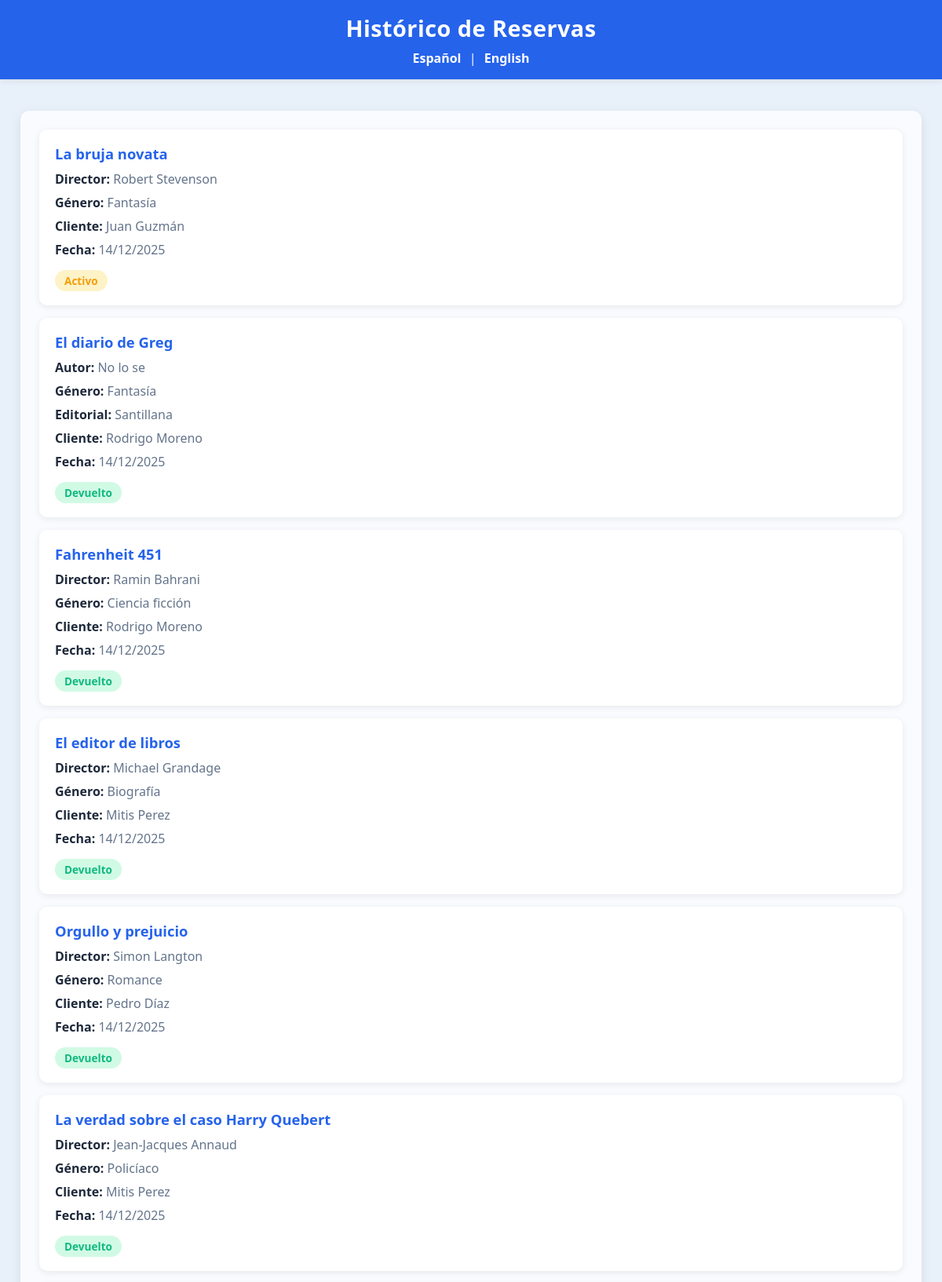
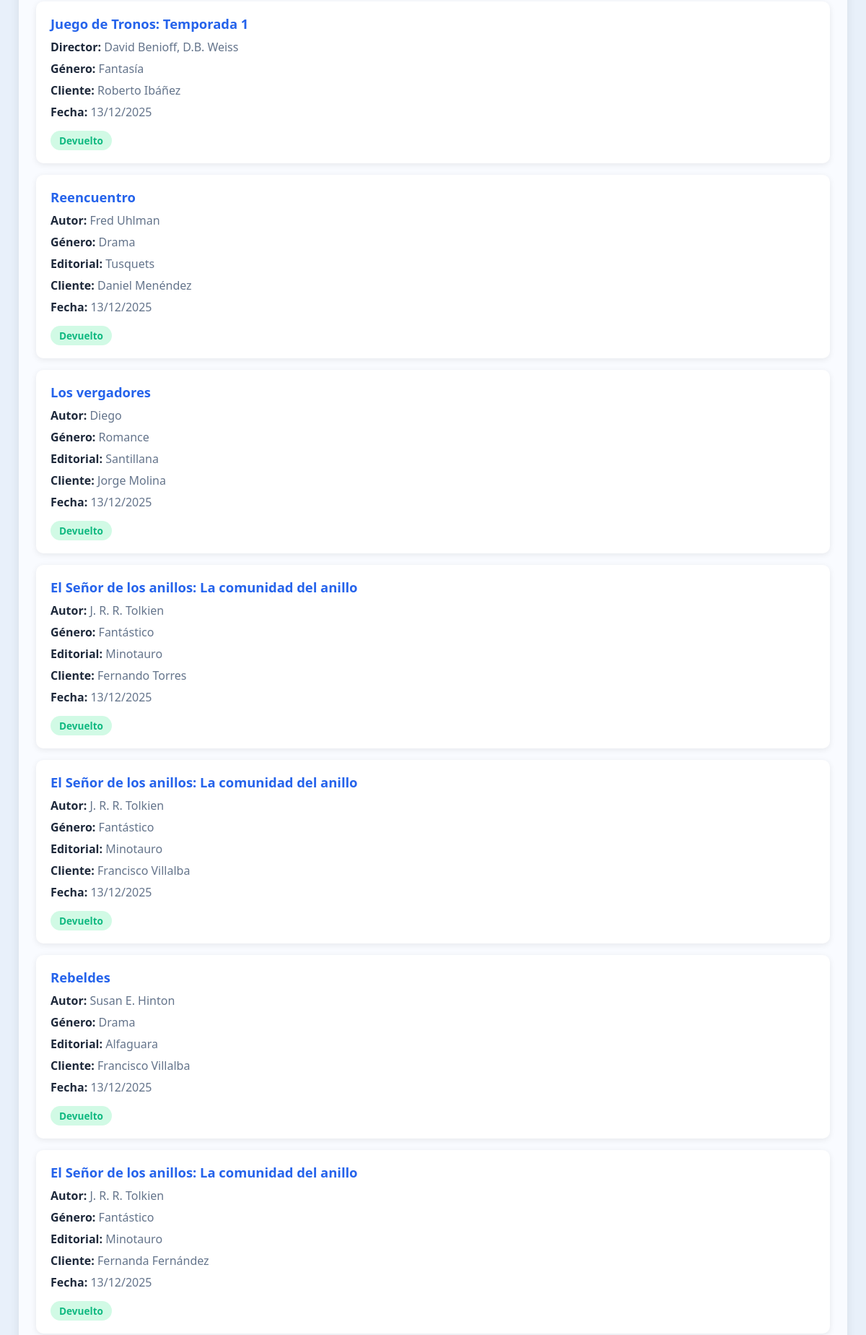
/peliculas_final/historial_reservas.php (signed in, upper part), run on the app's committed database (2 pictures, top to bottom).
### tables this page shows
CREATE TABLE `reserva` (
  `ID` int(11) NOT NULL,
  `ID_LIBRO` int(11) DEFAULT NULL,
  `ID_PELICULA` int(11) DEFAULT NULL,
  `CLIENTE_ID` int(11) NOT NULL,
  `FECHA_RESERVA` date NOT NULL,
  `DEVUELTO` tinyint(1) DEFAULT 0
);

CREATE TABLE `peliculas` (
  `ID` int(11) NOT NULL,
  `Titulo` varchar(255) NOT NULL,
  `AÑO_ESTRENO` date NOT NULL,
  `DIRECTOR` varchar(255) NOT NULL,
  `ACTORES` varchar(255) NOT NULL,
  `GENERO` varchar(255) NOT NULL,
  `TIPO_ADAPTACION` varchar(255) NOT NULL,
  `ADAPTACION_ID` int(11) DEFAULT NULL,
  `DISPONIBLE` tinyint(1) DEFAULT 1
);

CREATE TABLE `clientes` (
  `ID` int(11) NOT NULL,
  `NOMBRE` varchar(255) NOT NULL,
  `APELLIDOS` varchar(255) NOT NULL,
  `FECHA_NACIMIENTO` date NOT NULL,
  `LOCALIDAD` varchar(255) NOT NULL
);

CREATE TABLE `libros` (
  `ID` int(11) NOT NULL,
  `TITULO` varchar(255) NOT NULL,
  `AUTOR_ID` int(11) NOT NULL,
  `GENERO` varchar(255) NOT NULL,
  `EDITORIAL` varchar(255) NOT NULL,
  `PAGINAS` int(11) NOT NULL,
  `AÑO` date NOT NULL,
  `PRECIO` double NOT NULL,
  `DISPONIBLE` tinyint(1) DEFAULT 1
);

CREATE TABLE `autores` (
  `ID` int(11) NOT NULL,
  `NOMBRE` varchar(255) NOT NULL,
  `FECHA_NACIMIENTO` date DEFAULT NULL,
  `LUGAR` varchar(255) NOT NULL,
  `FECHA_DEFUNCION` date DEFAULT NULL
);

### peliculas_final/traits.php (called while the page is built, shortened)
<?php
    trait FormatoFecha {
    public function formatearFecha($fecha) {
        return date('d/m/Y', strtotime($fecha));
  }
}
?>

### peliculas_final/historial_reservas.php (the view, shortened to what this page needs)
<?php
include "conexion_db.php";
include "internacionalizacion.php";
include "traits.php";
$reservas = [];
$consulta = "SELECT r.ID, r.FECHA_RESERVA, r.DEVUELTO,
                    c.NOMBRE, c.APELLIDOS,
                    p.Titulo as TITULO_PELICULA, p.DIRECTOR, p.GENERO as GENERO_PELICULA,
                    l.TITULO as TITULO_LIBRO, l.GENERO as GENERO_LIBRO, l.EDITORIAL,
                    a.NOMBRE as AUTOR_NOMBRE
             FROM reserva r
             JOIN clientes c ON r.CLIENTE_ID = c.ID
             LEFT JOIN peliculas p ON r.ID_PELICULA = p.ID
             LEFT JOIN Libros l ON r.ID_LIBRO = l.ID
             LEFT JOIN autores a ON l.AUTOR_ID = a.ID
             ORDER BY r.FECHA_RESERVA DESC";
$resultado = $conexion->query($consulta);
if ($resultado && $resultado->num_rows > 0) {
    while ($row = $resultado->fetch_assoc()) {
        $reservas[] = $row;
    }
}
$help = new HistorialReservas();
?>
<!DOCTYPE html>
<html lang="es">
<head>
</head>
<body>
<header>
    <h1><?php echo $traducciones["historicoReservas"]; ?></h1>
    <div class="lang-selector">
        <a href="?lang=es">Español</a> |
        <a href="?lang=en">English</a>
    </div>
</header>
<div class="container">
    <?php if (count($reservas) > 0): ?>
        <?php foreach ($reservas as $reserva): ?>
            <div class="reserva-item">
                <?php
                $es_pelicula = !empty($reserva['TITULO_PELICULA']);
                $titulo = $es_pelicula ? $reserva['TITULO_PELICULA'] : $reserva['TITULO_LIBRO'];
                ?>
                <h3>
                    <?php echo htmlspecialchars($titulo); ?>
                </h3>
                <?php if ($es_pelicula): ?>
                    <p><strong><?php echo $traducciones["director"]?>:</strong> <?php echo htmlspecialchars($reserva['DIRECTOR']); ?></p>
                    <p><strong><?php echo $traducciones["genero"]?>:</strong> <?php echo htmlspecialchars($reserva['GENERO_PELICULA']); ?></p>
                <?php else: ?>
                    <p><strong><?php echo $traducciones["autor"]?>:</strong> <?php echo htmlspecialchars($reserva['AUTOR_NOMBRE'] ?? 'Desconocido'); ?></p>
                    <p><strong><?php echo $traducciones["genero"]?>:</strong> <?php echo htmlspecialchars($reserva['GENERO_LIBRO']); ?></p>
                    <p><strong><?php echo $traducciones["editorial"]?>:</strong> <?php echo htmlspecialchars($reserva['EDITORIAL']); ?></p>
                <?php endif; ?>
                <p><strong><?php echo $traducciones["cliente"]?>:</strong> <?php echo htmlspecialchars($reserva['NOMBRE'] . ' ' . $reserva['APELLIDOS']); ?></p>
                <p><strong><?php echo $traducciones["fecha"] ?? "Fecha de reserva"; ?>:</strong>
                <?php echo $help->formatearFecha($reserva['FECHA_RESERVA']); ?></p>
                <?php if ($reserva['DEVUELTO']): ?>
                    <span class="estado devuelto"><?php echo $traducciones["devuelto"];?></span>
                <?php else: ?>
                    <span class="estado activo"><?php echo $traducciones["activo"];?></span>
                <?php endif; ?>
            </div>
        <?php endforeach; ?>
    <?php else: ?>
        <p class="no-results"><?php echo $traducciones["noReservas"];?></p>
    <?php endif; ?>
</div>
</body>
</html>

### peliculas_final/historial_reservas.php (style rules this page uses)
:root { --bg: #e8f0fa; --card: #ffffff; --text: #1e293b; --muted: #64748b; --accent: #2563eb; --accent-hover: #1d4ed8; --shadow: rgba(0, 0, 0, 0.08); --success: #10b981; --warning: #f59e0b; }
body { margin: 0; font-family: "Segoe UI", Roboto, Helvetica, Arial, sans-serif; background: var(--bg); color: var(--text); padding: 0; }
header { background: var(--accent); color: #fff; padding: 16px 0; text-align: center; box-shadow: 0 2px 8px var(--shadow); }
header h1 { margin: 0; font-size: 1.8rem; letter-spacing: 0.5px; }
.lang-selector { margin-top: 8px; }
.lang-selector a { color: #fff; text-decoration: none; margin: 0 6px; font-weight: 600; transition: opacity 0.2s; }
.container { max-width: 1100px; margin: 40px auto; background: #f9fbff; border-radius: 12px; padding: 24px; box-shadow: 0 4px 14px var(--shadow); }
.reserva-item { background: var(--card); border-radius: 10px; padding: 18px 20px; box-shadow: 0 2px 8px var(--shadow); margin-bottom: 16px; transition: transform 0.2s, box-shadow 0.2s; }
.reserva-item h3 { margin: 0 0 8px 0; font-size: 1.15rem; color: var(--accent); }
.reserva-item p { margin: 6px 0; color: var(--muted); line-height: 1.5; }
.reserva-item strong { color: var(--text); }
.estado { display: inline-block; padding: 4px 12px; border-radius: 20px; font-size: 0.85rem; font-weight: 600; margin-top: 8px; }
.estado.devuelto { background: #d1fae5; color: var(--success); }
.estado.activo { background: #fef3c7; color: var(--warning); }

### data on the page
reserva: ID_PELICULA.Titulo "La bruja novata", ID_PELICULA.DIRECTOR "Robert Stevenson", ID_PELICULA.GENERO "Fantasía", CLIENTE_ID.APELLIDOS "Juan Guzmán", FECHA_RESERVA "14/12/2025"
reserva: ID_LIBRO.TITULO "El diario de Greg", autores.NOMBRE "No lo se", ID_LIBRO.GENERO "Fantasía", ID_LIBRO.EDITORIAL "Santillana", CLIENTE_ID.APELLIDOS "Rodrigo Moreno", FECHA_RESERVA "14/12/2025"
reserva: ID_PELICULA.Titulo "Fahrenheit 451", ID_PELICULA.DIRECTOR "Ramin Bahrani", ID_PELICULA.GENERO "Ciencia ficción", CLIENTE_ID.APELLIDOS "Rodrigo Moreno", FECHA_RESERVA "14/12/2025"
reserva: ID_PELICULA.Titulo "El editor de libros", ID_PELICULA.DIRECTOR "Michael Grandage", ID_PELICULA.GENERO "Biografía", CLIENTE_ID.APELLIDOS "Mitis Perez", FECHA_RESERVA "14/12/2025"
reserva: ID_PELICULA.Titulo "Orgullo y prejuicio", ID_PELICULA.DIRECTOR "Simon Langton", ID_PELICULA.GENERO "Romance", CLIENTE_ID.APELLIDOS "Pedro Díaz", FECHA_RESERVA "14/12/2025"
reserva: ID_PELICULA.Titulo "La verdad sobre el caso Harry Quebert", ID_PELICULA.DIRECTOR "Jean-Jacques Annaud", ID_PELICULA.GENERO "Policíaco", CLIENTE_ID.APELLIDOS "Mitis Perez", FECHA_RESERVA "14/12/2025"
reserva: ID_PELICULA.Titulo "Juego de Tronos: Temporada 1", ID_PELICULA.DIRECTOR "David Benioff, D.B. Weiss", ID_PELICULA.GENERO "Fantasía", CLIENTE_ID.APELLIDOS "Roberto Ibáñez", FECHA_RESERVA "13/12/2025"
reserva: ID_LIBRO.TITULO "Reencuentro", autores.NOMBRE "Fred Uhlman", ID_LIBRO.GENERO "Drama", ID_LIBRO.EDITORIAL "Tusquets", CLIENTE_ID.APELLIDOS "Daniel Menéndez", FECHA_RESERVA "13/12/2025"
reserva: ID_LIBRO.TITULO "Los vergadores", autores.NOMBRE "Diego", ID_LIBRO.GENERO "Romance", ID_LIBRO.EDITORIAL "Santillana", CLIENTE_ID.APELLIDOS "Jorge Molina", FECHA_RESERVA "13/12/2025"
reserva: ID_LIBRO.TITULO "El Señor de los anillos: La comunidad del anillo", autores.NOMBRE "J. R. R. Tolkien", ID_LIBRO.GENERO "Fantástico", ID_LIBRO.EDITORIAL "Minotauro", CLIENTE_ID.APELLIDOS "Fernando Torres", FECHA_RESERVA "13/12/2025"
reserva: ID_LIBRO.TITULO "El Señor de los anillos: La comunidad del anillo", autores.NOMBRE "J. R. R. Tolkien", ID_LIBRO.GENERO "Fantástico", ID_LIBRO.EDITORIAL "Minotauro", CLIENTE_ID.APELLIDOS "Francisco Villalba", FECHA_RESERVA "13/12/2025"
reserva: ID_LIBRO.TITULO "Rebeldes", autores.NOMBRE "Susan E. Hinton", ID_LIBRO.GENERO "Drama", ID_LIBRO.EDITORIAL "Alfaguara", CLIENTE_ID.APELLIDOS "Francisco Villalba", FECHA_RESERVA "13/12/2025"
reserva: ID_LIBRO.TITULO "El Señor de los anillos: La comunidad del anillo", autores.NOMBRE "J. R. R. Tolkien", ID_LIBRO.GENERO "Fantástico", ID_LIBRO.EDITORIAL "Minotauro", CLIENTE_ID.APELLIDOS "Fernanda Fernández", FECHA_RESERVA "13/12/2025"

### other printed values
$traducciones["historicoReservas"] "Histórico de Reservas"
